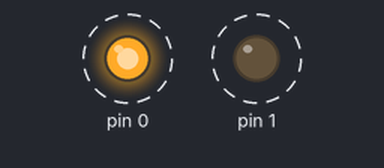
Recording of a sketch running on a simulated Arduino Uno, built with avr-gcc and run on an emulated ATmega328P. Parts: output pins drawn as LEDs (lit = HIGH). Dashed ring = blinking.

Above: at 0.2 s.
Timing chart, 0 to 3.0 s (numbered marks = the images above):
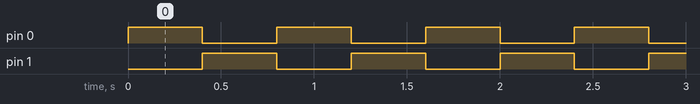

The sketch:

TinyBlink.ino
```cpp
/*
  TinyBlink

  Toggles LEDs connected to GPIO pin 0 and 1

  For info and circuit diagrams see https://github.com/tardate/LittleArduinoProjects/tree/main/playground/ATtiny/TinyBlink
 */

void setup() {
  pinMode(0, OUTPUT);
  pinMode(1, OUTPUT);
}

void loop() {
  for(byte led=0; led < 2; led++) {
    digitalWrite(led, HIGH);
    digitalWrite(!led, LOW);
    delay(400);
  }
}
```

Measured:
- by itself, pin 0, pin 1: alternates HIGH for 0.40 s and LOW for 0.40 s
